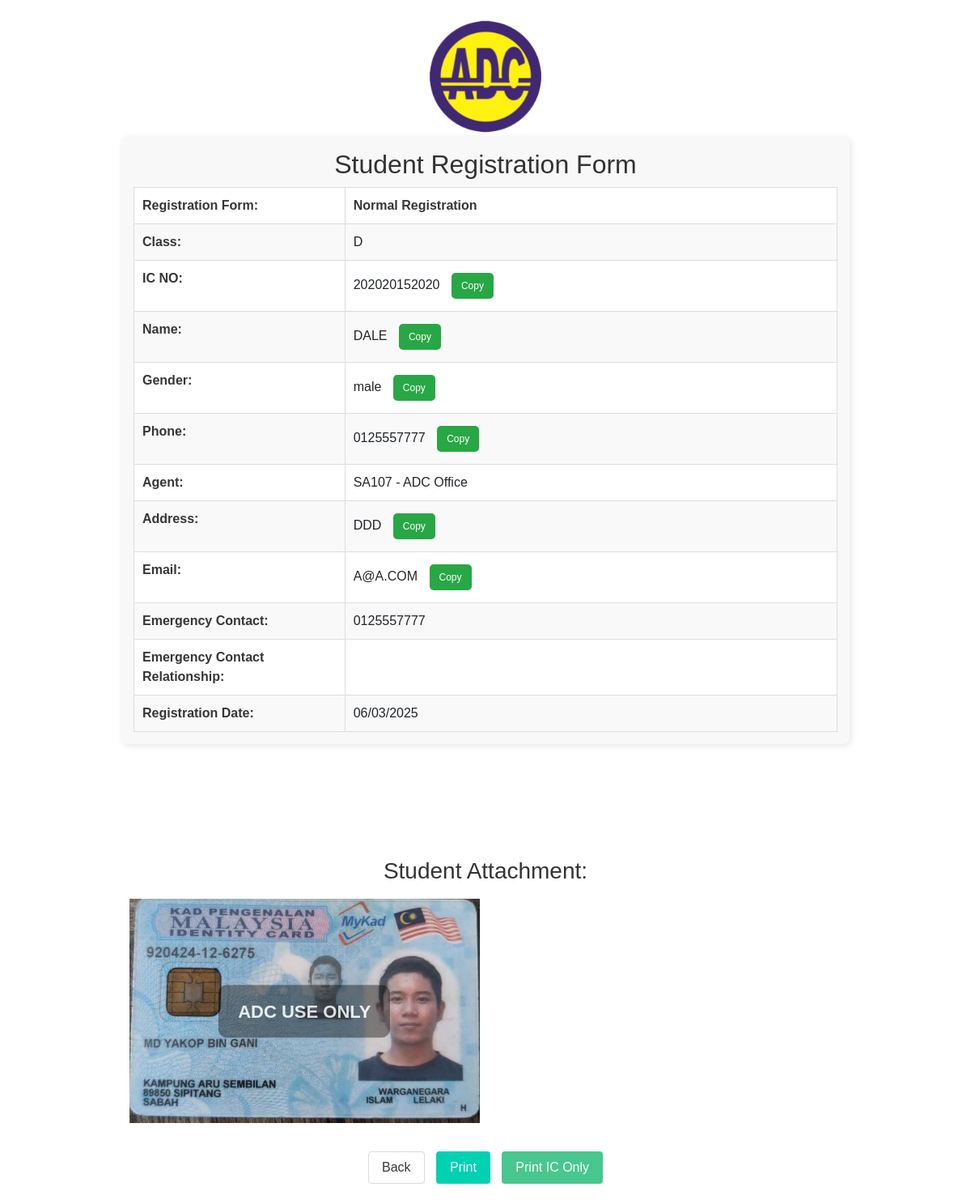
/student-details/56/, run on the app's committed database.
### formapp/models.py (models this page shows, shortened)
class Student(models.Model):
    name = models.CharField(max_length=255)
    id_no = models.CharField(max_length=20, unique=True)
    address = models.TextField()
    gender = models.CharField(
        max_length=10, choices=[("male", "Male"), ("female", "Female")]
    )
    phone_numbers = models.CharField(
        max_length=255,
        blank=True,
    )
    email = models.EmailField(validators=[EmailValidator])
    contact_no_emergency = models.CharField(
        max_length=20,
    )
    emergency_contact_relationship = models.CharField(max_length=50, blank=True)
    agent = models.ForeignKey("Agent", on_delete=models.SET_NULL, null=True, blank=False)
    registration_form = models.ForeignKey(
        "RegistrationForms", on_delete=models.CASCADE
    )
    class_id = models.ManyToManyField('Class', blank=True)
    registration_date = models.DateTimeField(default=timezone.now)

class RegistrationForms(models.Model):
    name = models.CharField(max_length=255)
    classes = models.ManyToManyField('Class', blank=True)  # Make this field not required

class Class(models.Model):
    class_type = models.CharField(max_length=100)
    forms = models.ManyToManyField('RegistrationForms', blank=True)

class Agent(models.Model):
    agent_code = models.CharField(max_length=20, unique=True)
    agent_name = models.CharField(max_length=255)

class ID_photo(models.Model):
    student = models.ForeignKey(Student, on_delete=models.CASCADE, related_name="id_photo_set")
    image = models.ImageField(upload_to='id_photos/')

### formapp/views.py (the view)
# urls.py: path('student-details/<int:student_id>/', views.student_details, name='student_details'),
def student_details(request, student_id):
    student = get_object_or_404(Student, id=student_id)
    return render(request, 'student_details.html', {'student': student})

### formapp/templates/student_details.html (shortened to what this page needs)
{% extends "base.html" %} {% load static %} {% block title %}Student Details{% endblock %} {% block content %}
<link rel="stylesheet" href="{% static 'formapp/css/student_details.css' %}" />
<div class="details-container">
  <img src="{% static 'formapp/images/icon-192x192.png' %}" alt="adclogo" class="adc-logo">
  <div class="student-info">
    <h2>Student Registration Form</h2>
    <table class="student-table">
      <tbody>
        <tr>
          <td><strong>Registration Form:</strong></td>
          <td><strong>{{ student.registration_form.name }}<strong></td>
        </tr>
        <tr>
          <td><strong>Class:</strong></td>
          <td>{% for class in student.class_id.all %} {{ class.class_type }}{% if not forloop.last %}, {% endif %} {% empty %} No classes assigned. {% endfor %}</td>
        </tr>
        <tr>
          <td><strong>IC NO:</strong></td>
          <td>
            {{ student.id_no }}
            <button class="copy-btn" onclick="copyToClipboard('{{ student.id_no }}')">Copy</button>
          </td>
        </tr>
        <tr>
          <td><strong>Name:</strong></td>
          <td>
            {{ student.name }}
            <button class="copy-btn" onclick="copyToClipboard('{{ student.name }}')">Copy</button>
          </td>
        </tr>
        <tr>
          <td><strong>Gender:</strong></td>
          <td>
            {{ student.gender }}
            <button class="copy-btn" onclick="copyToClipboard('{{ student.gender }}')">Copy</button>
          </td>
        </tr>
        <tr>
          <td><strong>Phone:</strong></td>
          <td>
            {{ student.phone_numbers }}
            <button class="copy-btn" onclick="copyToClipboard('{{ student.phone_numbers }}')">Copy</button>
          </td>
        </tr>
        <tr>
          <td><strong>Agent:</strong></td>
          <td>{{ student.agent.agent_code }} - {{ student.agent.agent_name }}</td>
        </tr>
        <tr>
          <td><strong>Address:</strong></td>
          <td>
            {{ student.address }}
            <button class="copy-btn" onclick="copyToClipboard('{{ student.address }}')">Copy</button>
          </td>
        </tr>
        <tr>
          <td><strong>Email:</strong></td>
          <td>
            {{ student.email }}
            <button class="copy-btn" onclick="copyToClipboard('{{ student.email }}')">Copy</button>
          </td>
        </tr>
        <tr>
          <td><strong>Emergency Contact:</strong></td>
          <td>{{ student.contact_no_emergency }}</td>
        </tr>
        <tr>
          <td><strong>Emergency Contact Relationship:</strong></td>
          <td>{{ student.emergency_contact_relationship }}</td>
        </tr>
        <tr>
          <td><strong>Registration Date:</strong></td>
          <td>{{ student.registration_date|date:"d/m/Y" }}</td>
        </tr>
      </tbody>
    </table>
  </div>
  <span class="section"></span>
</div>
<div class="student-photos">
  <h3>Student Attachment:</h3>
  <div class="image-grid">
    {% for photo in student.id_photo_set.all %}
    <div class="image-item">
      <img src="{{ photo.image.url }}" alt="Student ID Photo" />
    </div>
    {% endfor %}
  </div>
</div>
<div class="button-container">
  <button onclick="window.history.back()" class="back-button button">Back</button>
  <button onclick="window.print()" class="print-button button is-primary">Print</button>
  <button onclick="printICOnly()" class="print-ic-button button is-success">Print IC Only</button>
</div>
{% endblock %}

### formapp/templates/base.html (shortened to what this page needs)
{% load static %}
<!DOCTYPE html>
<html lang="en">
  <head>
    <link rel="stylesheet" href="https://cdn.jsdelivr.net/npm/bulma@0.9.3/css/bulma.min.css" />
    <link href="https://cdn.jsdelivr.net/npm/bootstrap@5.0.2/dist/css/bootstrap.min.css" rel="stylesheet" />
    <link rel="stylesheet" href="{% static 'formapp/css/styles.css' %}" />
  </head>
  <body>
    <section class="container">{% block content %}{% endblock %}</section>
  </body>
</html>

### static/formapp/css/styles.css (style rules this page uses)
.container { margin-bottom: 20px; }

### static/formapp/css/student_details.css (style rules this page uses)
.adc-logo { display: block; margin: 0px auto; max-width: 150px; height: auto; }
.container { max-width: 900px; margin: auto; margin: 20px auto; padding: 0px; font-family: Arial, sans-serif; }
h1, h2, h3 { text-align: center; color: #333; }
.student-info { background: #f8f8f8; padding: 15px; border-radius: 8px; margin-bottom: 20px; box-shadow: 2px 2px 8px rgba(0, 0, 0, 0.1); margin: auto; }
.student-photos { text-align: center; margin-top: 20px; }
.image-grid { display: grid; grid-template-columns: repeat(2, 1fr); gap: 15px; justify-content: center; padding: 10px; }
.image-item { position: relative; display: inline-block; }
.image-item img { width: 100%; height: auto; object-fit: cover; display: block; }
.image-item::after { content: "ADC USE ONLY"; position: absolute; top: 50%; left: 50%; transform: translate(-50%, -50%); background: rgba(0, 0, 0, 0.5); color: white; font-size: 22px; font-weight: bold; padding: 16px 24px; border-radius: 10px; pointer-events: none; opacity: 0.8; white-space: nowrap; }
.button-container { text-align: center; margin-top: 20px; }
button { padding: 10px 15px; font-size: 14px; border: none; border-radius: 5px; cursor: pointer; margin: 5px; }
.copy-btn { padding: 5px 10px; font-size: 12px; border: none; border-radius: 5px; cursor: pointer; transition: background 0.3s; margin-left: 10px; border: 2px solid #28a745; background-color: #28a745; color: white; flex-shrink: 0; }
.student-table { width: 100%; border-collapse: collapse; }
.student-table td { padding: 10px; border: 1px solid #ddd; }
.student-table tr:nth-child(even) { background-color: #f9f9f9; }
.student-table tr:nth-child(odd) { background-color: #ffffff; }
.student-table td:first-child { width: 30%; font-weight: bold; text-align: left; }
.student-table td:last-child { width: 70%; }
.section { display: block; margin: 30px 0; padding: 40px; }

### data on the page
Student: registration_form.name "Normal Registration", id_no "202020152020", name "DALE", gender "male", phone_numbers "0125557777", agent.agent_code "SA107", agent.agent_name "ADC Office", address "DDD", email "A@A.COM", contact_no_emergency "0125557777", registration_date "06/03/2025"
Class: class_type "D"
ID_photo: image (picture)
